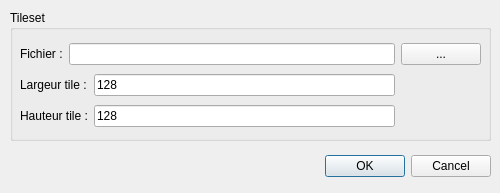
<?xml version="1.0" encoding="UTF-8"?>
<ui version="4.0">
 <class>AddTilesetDialog</class>
 <widget class="QDialog" name="AddTilesetDialog">
  <property name="geometry">
   <rect>
    <x>0</x>
    <y>0</y>
    <width>500</width>
    <height>193</height>
   </rect>
  </property>
  <property name="windowTitle">
   <string>Ajouter un tileset</string>
  </property>
  <widget class="QDialogButtonBox" name="buttonBox">
   <property name="geometry">
    <rect>
     <x>10</x>
     <y>150</y>
     <width>481</width>
     <height>32</height>
    </rect>
   </property>
   <property name="orientation">
    <enum>Qt::Horizontal</enum>
   </property>
   <property name="standardButtons">
    <set>QDialogButtonBox::Cancel|QDialogButtonBox::Ok</set>
   </property>
  </widget>
  <widget class="QGroupBox" name="groupBox">
   <property name="geometry">
    <rect>
     <x>10</x>
     <y>10</y>
     <width>481</width>
     <height>131</height>
    </rect>
   </property>
   <property name="title">
    <string>Tileset</string>
   </property>
   <widget class="QWidget" name="layoutWidget">
    <property name="geometry">
     <rect>
      <x>10</x>
      <y>30</y>
      <width>461</width>
      <height>92</height>
     </rect>
    </property>
    <layout class="QGridLayout" name="gridLayout_2">
     <item row="0" column="0">
      <widget class="QLabel" name="label">
       <property name="text">
        <string>Fichier :</string>
       </property>
      </widget>
     </item>
     <item row="0" column="1" colspan="2">
      <widget class="QLineEdit" name="_tilesetFilePath">
       <property name="text">
        <string/>
       </property>
      </widget>
     </item>
     <item row="0" column="3">
      <widget class="QPushButton" name="_tilsetLoadButton">
       <property name="text">
        <string>...</string>
       </property>
      </widget>
     </item>
     <item row="1" column="0" colspan="2">
      <widget class="QLabel" name="label_2">
       <property name="text">
        <string>Largeur tile :</string>
       </property>
      </widget>
     </item>
     <item row="1" column="2">
      <widget class="QLineEdit" name="_tileWidth">
       <property name="text">
        <string>128</string>
       </property>
      </widget>
     </item>
     <item row="2" column="0" colspan="2">
      <widget class="QLabel" name="label_3">
       <property name="text">
        <string>Hauteur tile :</string>
       </property>
      </widget>
     </item>
     <item row="2" column="2">
      <widget class="QLineEdit" name="_tileHeight">
       <property name="text">
        <string>128</string>
       </property>
      </widget>
     </item>
    </layout>
   </widget>
  </widget>
 </widget>
 <resources/>
 <connections>
  <connection>
   <sender>buttonBox</sender>
   <signal>accepted()</signal>
   <receiver>AddTilesetDialog</receiver>
   <slot>accept()</slot>
   <hints>
    <hint type="sourcelabel">
     <x>248</x>
     <y>254</y>
    </hint>
    <hint type="destinationlabel">
     <x>157</x>
     <y>274</y>
    </hint>
   </hints>
  </connection>
  <connection>
   <sender>buttonBox</sender>
   <signal>rejected()</signal>
   <receiver>AddTilesetDialog</receiver>
   <slot>reject()</slot>
   <hints>
    <hint type="sourcelabel">
     <x>316</x>
     <y>260</y>
    </hint>
    <hint type="destinationlabel">
     <x>286</x>
     <y>274</y>
    </hint>
   </hints>
  </connection>
 </connections>
</ui>
